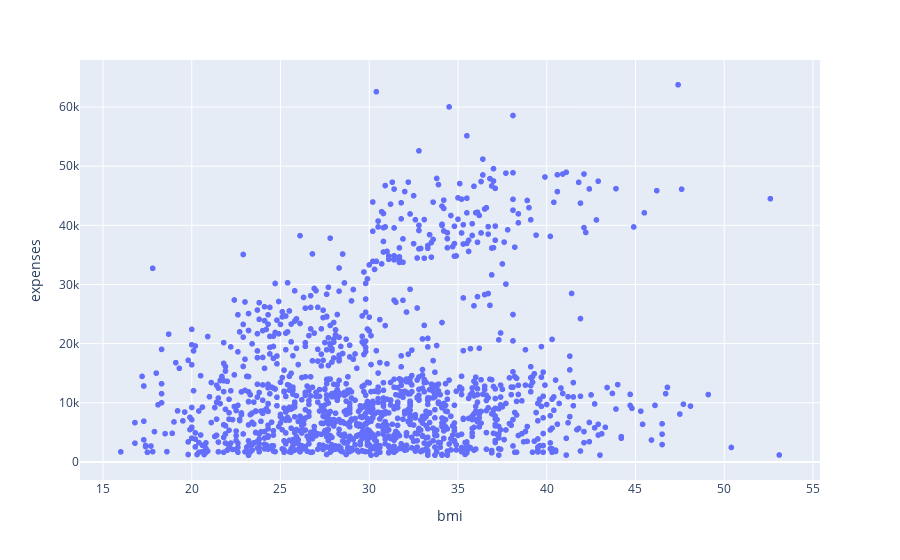

Notebook source saved alongside this figure:
### Markdown cell above
* With Increasing Age, Expense is expeted to increase, but It is not obvious for all the scenarios.

### Code cell
# lets understand the impact of bmi on Medical Expenses
px.scatter(data, y = 'expenses',
           x = 'bmi')

### Figure 1 — Plotly figure (JSON) as saved in the notebook; plotly's stock layout.template omitted (floating-point values rounded to 4 significant figures; data arrays with more than 128 entries replaced by an {"elided": "..."} marker saying what was removed)
{"data": [{"hovertemplate": "bmi=%{x}<br>expenses=%{y}<extra></extra>", "legendgroup": "", "marker": {"color": "#636efa", "symbol": "circle"}, "mode": "markers", "name": "", "showlegend": false, "type": "scattergl", "x": {"elided": "1338 float values"}, "xaxis": "x", "y": {"elided": "1338 float values"}, "yaxis": "y"}], "layout": {"legend": {"tracegroupgap": 0}, "margin": {"t": 60}, "xaxis": {"anchor": "y", "domain": [0, 1], "title": {"text": "bmi"}}, "yaxis": {"anchor": "x", "domain": [0, 1], "title": {"text": "expenses"}}}}
